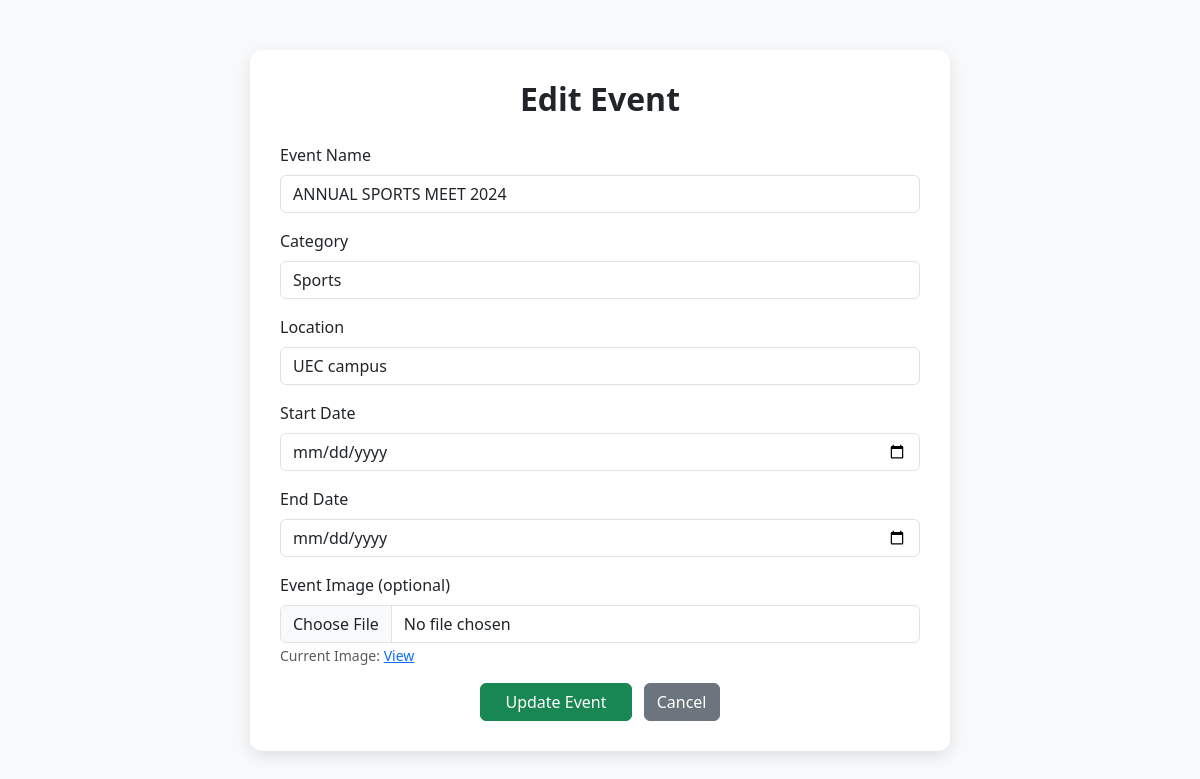
/edit_event/17, run on the app's committed database.
### models.py (models this page shows, shortened)
class Event(db.Model):
    __tablename__ = 'event'
    id = db.Column(db.Integer, primary_key=True)
    name = db.Column(db.String(120), nullable=False)
    category = db.Column(db.String(80), nullable=True)
    start_date = db.Column(db.DateTime, nullable=False)  # ✅ Correct
    end_date = db.Column(db.DateTime, nullable=False)    # ✅ Correct
    location = db.Column(db.String(120), nullable=True)
    image_url = db.Column(db.String(200), nullable=True)
    feedbacks = db.relationship('Feedback', backref='event', lazy=True)

### app.py (the view)
@app.route('/edit_event/<int:event_id>', methods=['GET', 'POST'])
def edit_event(event_id):
    event = Event.query.get_or_404(event_id)
    return render_template('edit_event.html', event=event)

### templates/edit_event.html (shortened to what this page needs)
<!DOCTYPE html>
<html lang="en">
<head>
    <link href="https://cdn.jsdelivr.net/npm/bootstrap@5.3.0/dist/css/bootstrap.min.css" rel="stylesheet">
</head>
<body>
<div class="container">
    <div class="form-container">
        <h2 class="form-title text-center">Edit Event</h2>
        <form method="POST" action="{{ url_for('update_event', event_id=event.id) }}" enctype="multipart/form-data">
            <div class="mb-3">
                <label for="name" class="form-label">Event Name</label>
                <input type="text" class="form-control" id="name" name="name" value="{{ event.name }}" required>
            </div>
            <div class="mb-3">
                <label for="category" class="form-label">Category</label>
                <input type="text" class="form-control" id="category" name="category" value="{{ event.category }}" required>
            </div>
            <div class="mb-3">
                <label for="location" class="form-label">Location</label>
                <input type="text" class="form-control" id="location" name="location" value="{{ event.location }}" required>
            </div>
            <div class="mb-3">
                <label for="start_date" class="form-label">Start Date</label>
                <input type="date" class="form-control" id="start_date" name="start_date" value="{{ event.start_date }}" required>
            </div>
            <div class="mb-3">
                <label for="end_date" class="form-label">End Date</label>
                <input type="date" class="form-control" id="end_date" name="end_date" value="{{ event.end_date }}" required>
            </div>
            <div class="mb-3">
                <label for="image" class="form-label">Event Image (optional)</label>
                <input class="form-control" type="file" id="image" name="image">
                {% if event.image_url %}
                    <small class="form-text text-muted">Current Image: <a href="{{ event.image_url }}" target="_blank">View</a></small>
                {% endif %}
            </div>
            <div class="text-center">
                <button type="submit" class="btn btn-success px-4">Update Event</button>
                <a href="{{ url_for('eventlist') }}" class="btn btn-secondary ms-2">Cancel</a>
            </div>
        </form>
    </div>
</div>
</body>
</html>

### templates/edit_event.html (style rules this page uses)
body { background-color: #f8f9fa; }
.form-container { max-width: 700px; margin: 50px auto; background: white; padding: 30px; border-radius: 12px; box-shadow: 0 5px 15px rgba(0,0,0,0.1); }
.form-title { font-weight: bold; margin-bottom: 25px; }

### data on the page
Event: name "ANNUAL SPORTS MEET 2024", category "Sports", location "UEC campus"
